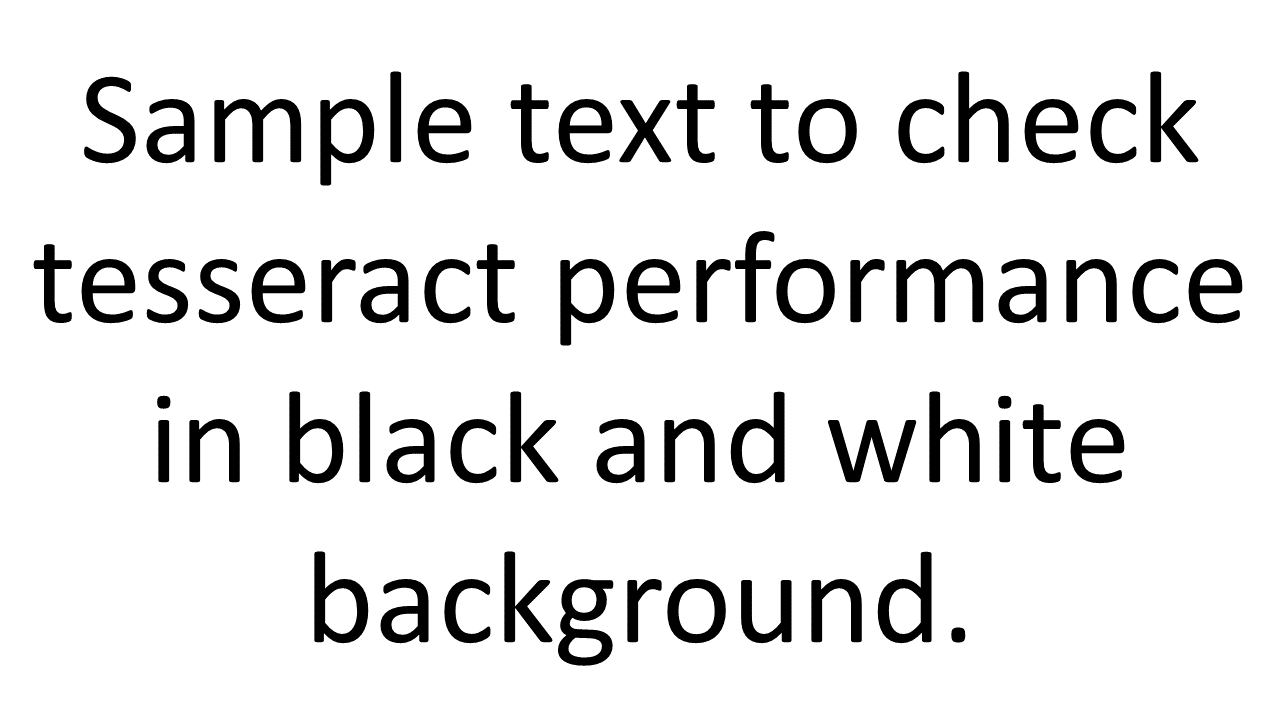
#> input picture Images/image_bw.png, 1280 x 720 px
$ python tesseract_ocr_windows.py
#> lines starting #> are read from the running program, lines starting #| are printed output that depends on the picture
# import packages
from PIL import Image
import pytesseract
import os

# set working directory where your image files are
os.chdir("D:\\Codes Repository\\AI_ML\\OCR\\Images")

# read black and white background image with PIL package
image_bw = Image.open("image_bw.png")
#> image_bw is the input picture: PIL image 1280x720 P; mean R, G, B, A 228.5, 228.5, 228.5, 255

# extract text from image
print(pytesseract.image_to_string(image_bw))
#> (this line was passed over: pytesseract is not available in this run)

''' Output

Sample text to check
tesseract performance
in black and white
background.

'''

# read color image with PIL package
image_cl1 = Image.open("image_cl1.png")
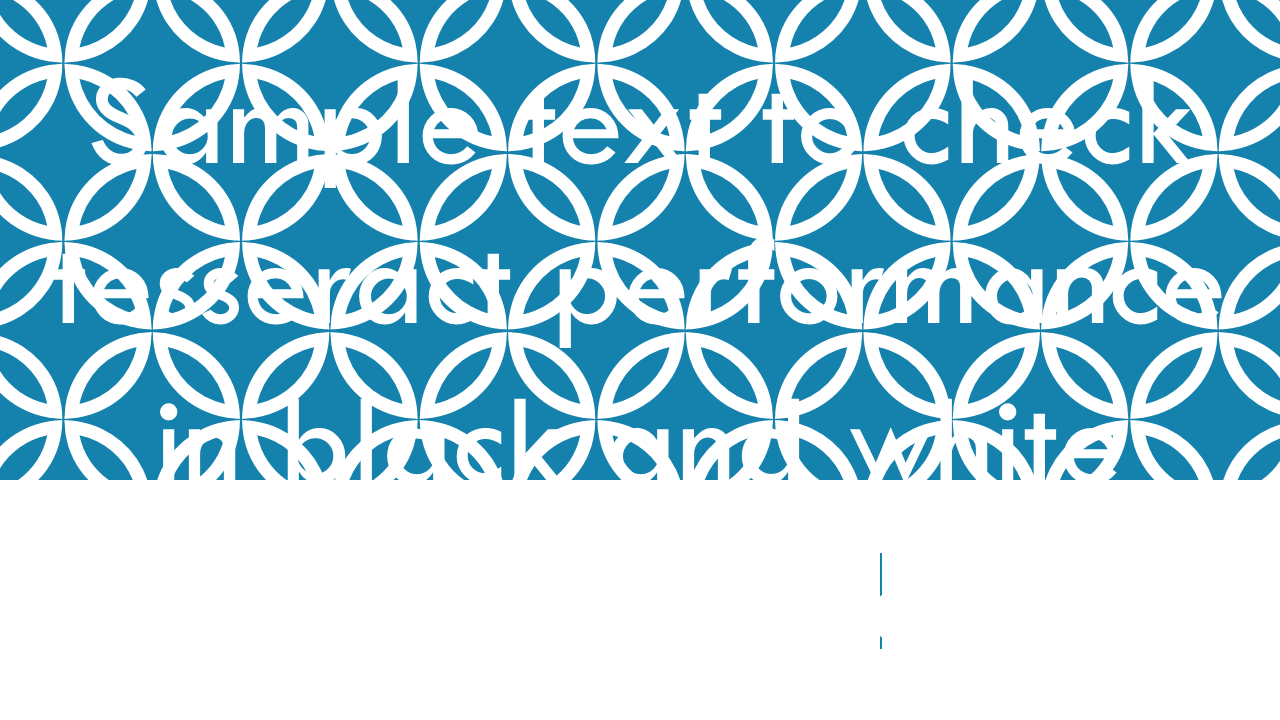
#> input picture Images/image_cl1.png, 1280 x 720 px
#> image_cl1 is the input picture: PIL image 1280x720 RGB; mean R, G, B 169.5, 209.5, 224.8

# extract text from image
# you will not get any text from this image as background and text color are similar
print(pytesseract.image_to_string(image_cl1))
#> (this line was passed over: pytesseract is not available in this run)

''' Output

'''

# read color image with PIL package
image_cl2 = Image.open("image_cl2.png")
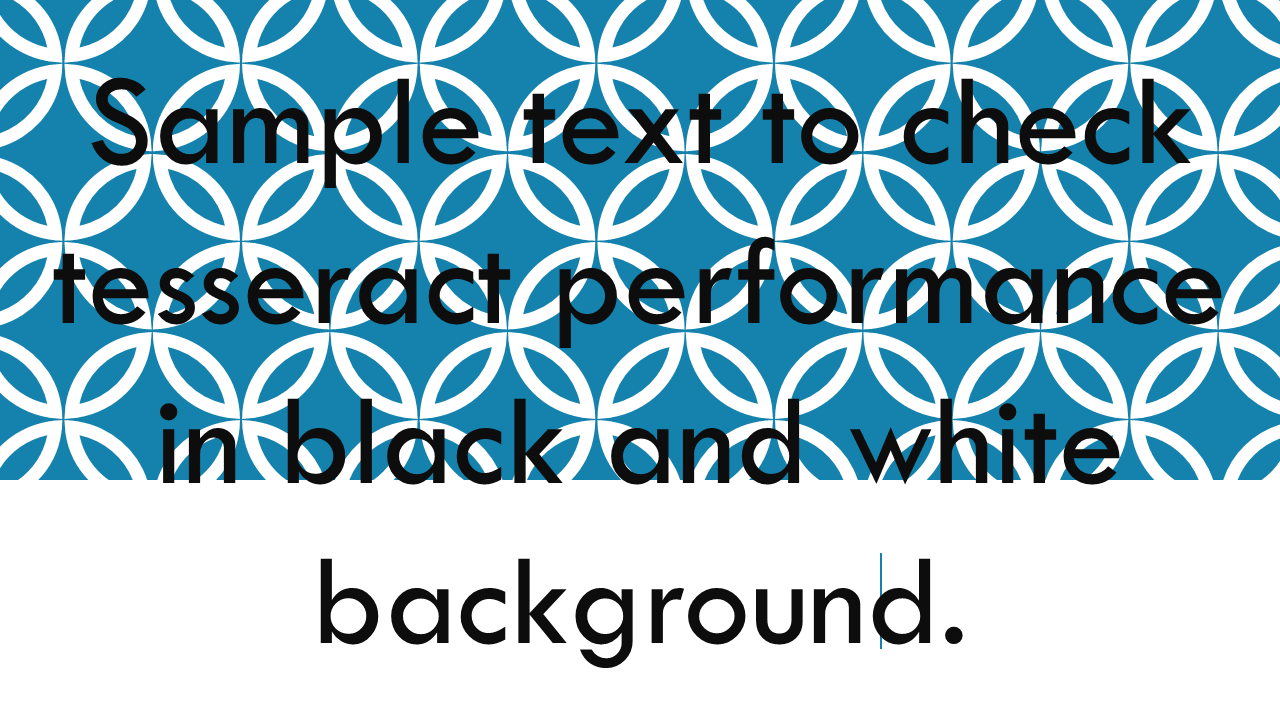
#> input picture Images/image_cl2.png, 1280 x 720 px
#> image_cl2 is the input picture: PIL image 1280x720 RGB; mean R, G, B 145.4, 185.4, 200.7

# extract text from image
# you will see that complete text is not extracted, there is an issue with tesseract word
print(pytesseract.image_to_string(image_cl2))
#> (this line was passed over: pytesseract is not available in this run)

''' Output

Sample Text to check
’resserac’r performance
in black and white
background.

'''


#-----------------------------------------------------------------------#
#-----------------------------------------------------------------------#
# Read images and convert them into grey scale and then apply tesseract #
#-----------------------------------------------------------------------#
#-----------------------------------------------------------------------#

# read black and white background image with PIL package
image_bw = Image.open("image_bw.png").convert('L')
#> image_bw: PIL image 1280x720 L

# extract text from image
print(pytesseract.image_to_string(image_bw))
#> (this line was passed over: pytesseract is not available in this run)

''' Output

Sample text to check
tesseract performance
in black and white
background.

'''

# read color image with PIL package
image_cl1 = Image.open("image_cl1.png").convert('L')
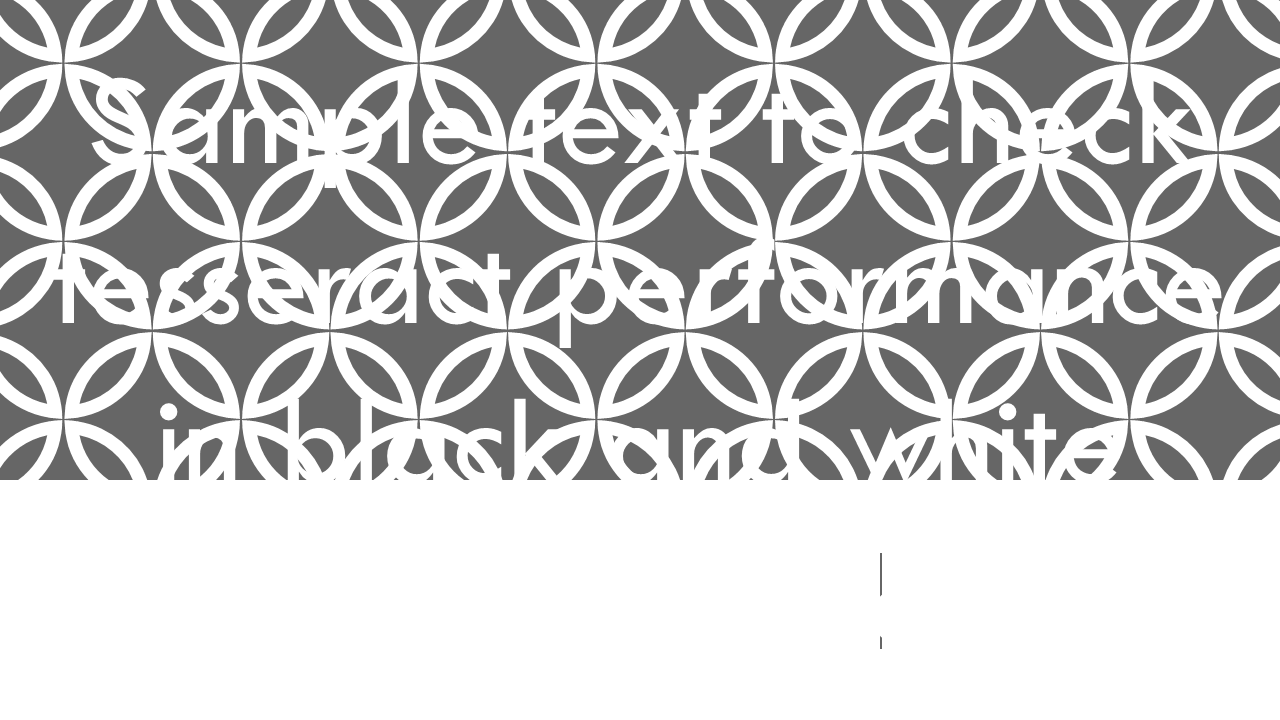
#> image_cl1: PIL image 1280x720 L; min 102, max 255, mean 199.3

# extract text from image
# you will not get any text from this image as background and text color are similar
print(pytesseract.image_to_string(image_cl1))
#> (this line was passed over: pytesseract is not available in this run)

''' Output

'''

# read color image with PIL package
image_cl2 = Image.open("image_cl2.png").convert('L')
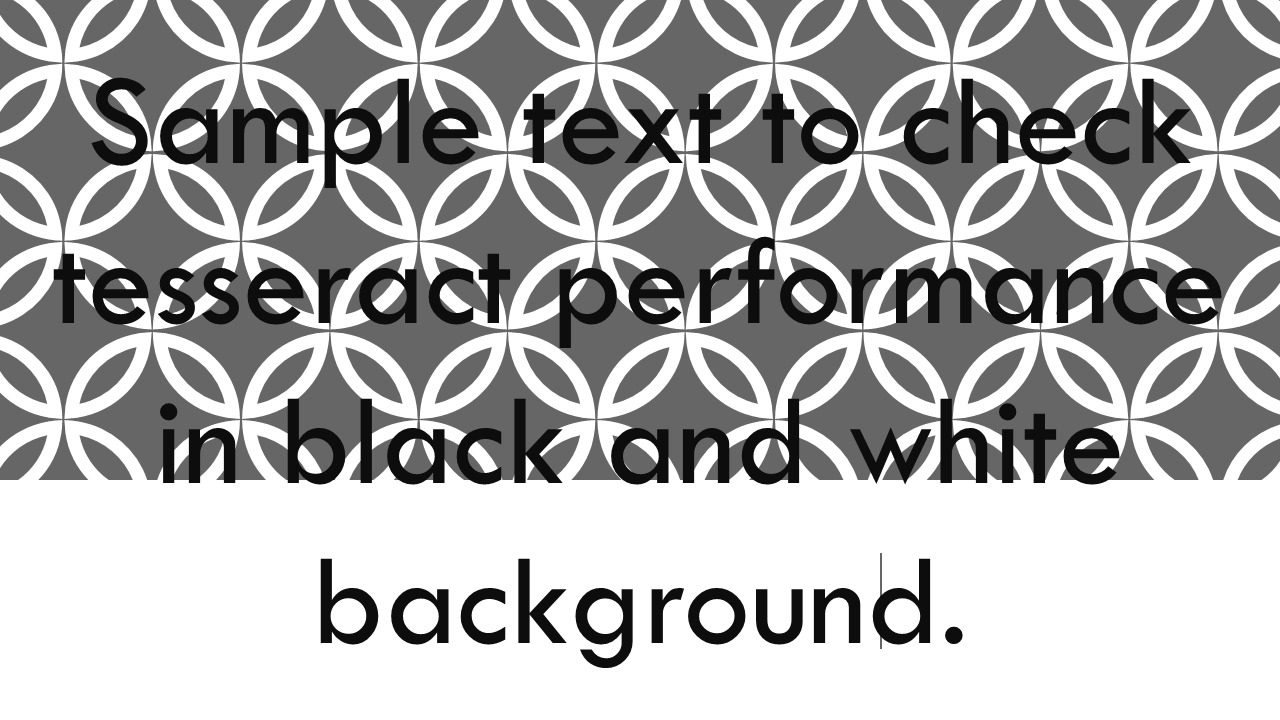
#> image_cl2: PIL image 1280x720 L; min 13, max 255, mean 175.2

# extract text from image
# output is different when we have converted image to black and white
print(pytesseract.image_to_string(image_cl2))
#> (this line was passed over: pytesseract is not available in this run)

''' Output

backg round.

'''
